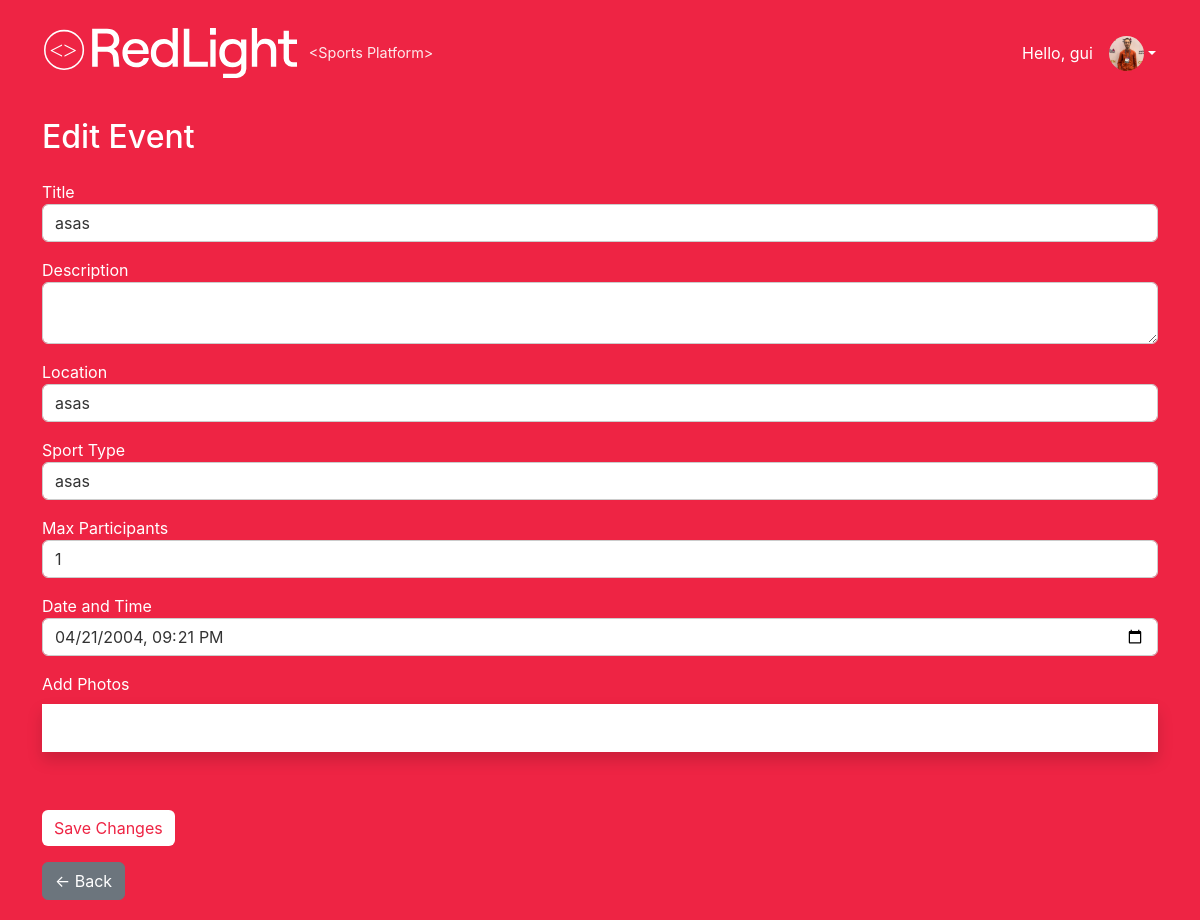
The app's page /events/1/edit (signed in) with its own data.
### app/models.py (models this page shows)
class User(UserMixin, db.Model):
    id = db.Column(db.Integer, primary_key = True)
    name = db.Column(db.String(100), nullable = False)
    email = db.Column(db.String(120), unique = True, nullable = False)
    password = db.Column(db.String(200), nullable = False)
    role = db.Column(Enum('participant', 'admin', name = 'user_roles'), default = "participant", nullable = False)
    age = db.Column(db.Integer, nullable = True)
    photo = db.Column(db.String(200), nullable = True) #path to Photo
    events_created = db.relationship('Event', backref='creator', lazy=True)
    events_joined = db.relationship('Event', secondary=event_participants, backref='participants')
    photo = db.Column(db.String(120), nullable=True)

class Event (db.Model):
    id = db.Column(db.Integer, primary_key = True)
    title = db.Column(db.String(100), nullable = False)
    description = db.Column(db.Text)
    location = db.Column(db.String(100), nullable = False)
    datetime = db.Column(db.DateTime, nullable = False)
    sport_type=db.Column(db.String(50), nullable = False)
    max_participants = db.Column(db.Integer, nullable = False)
    status = db.Column(Enum('planned','completed', 'cancelled', name = 'event_status'), default = 'planned', nullable = False)
    deleted = db.Column(db.Boolean, default = False)
    user_id = db.Column(db.Integer, db.ForeignKey('user.id'), nullable = False)
    photos = db.Column(db.Text)

### app/routes/events.py (the view, shortened to what this page needs)
@events_bp.route('/events/<int:event_id>/edit', methods=['GET', 'POST'])
@login_required
def edit_event(event_id):
    event = Event.query.get_or_404(event_id)
    if event.deleted:
        abort(404)
    if current_user != event.creator and current_user.role != 'admin':
        flash("You don't have permission to edit this event.")
        return redirect(url_for('events.event_detail', event_id=event.id))
    return render_template('edit_event.html', event=event)

### app/routes/auth.py (called while the page is built)
@login_manager.user_loader
def load_user(user_id):
    return User.query.get(int(user_id))

### app/templates/edit_event.html (shortened to what this page needs)
{% extends 'header.html' %}
{% block content %}
<h2 class="mb-4">Edit Event</h2>
<form method="POST" enctype="multipart/form-data">
    <div class="mb-3">
        <label for="title">Title</label>
        <input type="text" name="title" id="title" value="{{ event.title }}" class="form-control" required>
    </div>
    <div class="mb-3">
        <label for="description">Description</label>
        <textarea name="description" id="description" class="form-control">{{ event.description }}</textarea>
    </div>
    <div class="mb-3">
        <label for="location">Location</label>
        <input type="text" name="location" id="location" value="{{ event.location }}" class="form-control" required>
    </div>
    <div class="mb-3">
        <label for="sport_type">Sport Type</label>
        <input type="text" name="sport_type" id="sport_type" value="{{ event.sport_type }}" class="form-control" required>
    </div>
    <div class="mb-3">
        <label for="max_participants">Max Participants</label>
        <input type="number" name="max_participants" id="max_participants" value="{{ event.max_participants }}" class="form-control" required>
    </div>
    <div class="mb-3">
        <label for="datetime">Date and Time</label>
        <input type="datetime-local" name="datetime" id="datetime"
               value="{{ event.datetime.strftime('%Y-%m-%dT%H:%M') }}"
               class="form-control" required>
    </div>
    <div class="mb-4">
        <label for="photos" class="block text-sm font-medium text-gray-700 mb-2">Add Photos</label>
        <div class="flex items-start space-x-4">
            <div id="photo-dropzone"
                 class="flex items-center justify-center w-32 h-32 bg-white hover:bg-gray-100 text-gray-600 border-2 border-dashed border-gray-400 rounded-lg cursor-pointer transition duration-200 text-sm font-medium text-center shadow">
                <span>Add<br>Photos</span>
            </div>
        </div>
    </div>
    <button type="submit" class="btn redlight-btn">Save Changes</button>
</form>
<a href="{{ url_for('events.event_detail', event_id=event.id) }}" class="btn btn-secondary mt-3">← Back</a>
<link rel="stylesheet" href="https://cdn.jsdelivr.net/npm/swiper@9/swiper-bundle.min.css" />
{% endblock %}

### app/templates/header.html (shortened to what this page needs)
<!DOCTYPE html>
<html>
<head>
    <link href="https://cdn.jsdelivr.net/npm/bootstrap@5.3.0/dist/css/bootstrap.min.css" rel="stylesheet">
    <link href="{{ url_for('static', filename='styles.css') }}" rel="stylesheet">
</head>
<body>
    <nav class="navbar navbar-expand-lg transparent-header px-4">
        <div class="d-flex align-items-center gap-2">
            <a href="{{ url_for('main.home') }}">
                <img src="{{ url_for('static', filename='website/logos/logo.svg') }}" alt="Icon" class="header-icon">
            </a>
            <span class="platform-tag ms-1">&lt;Sports Platform&gt;</span>
        </div>
        {% if current_user.is_authenticated %}
        <div class="dropdown ms-auto">
            <a class="d-flex align-items-center text-white text-decoration-none dropdown-toggle user-link" href="#" id="dropdownUser" data-bs-toggle="dropdown" aria-expanded="false">
                <span class="me-2">Hello, {{ current_user.name }}</span>
                {% if current_user.photo %}
                    <img src="{{ url_for('static', filename='uploads/' + current_user.photo) }}" class="header-profile-img" alt="Profile">
                {% else %}
                    <div class="header-profile-img bg-white"></div>
                {% endif %}
            </a>
        </div>
        {% endif %}
    </nav>
    <div class="container">
        {% block content %}{% endblock %}
    </div>
</body>
</html>

### app/static/styles.css (style rules this page uses)
.header-profile-img { width: 35px; height: 35px; border-radius: 50%; object-fit: cover; margin-left: 8px; }
body { background-color: #ee2444; color: white; font-family: 'Inter', sans-serif; margin: 0; padding: 20px; }
h2, h4, label { color: white; }
a, .btn { color: white; text-decoration: none; }
.redlight-btn { background-color: white; color: #ee2444; border: none; margin-top: 10px; }
.form-control, .form-select { background-color: white; color: #333; border: 1px solid #ccc; }
.transparent-header { background-color: transparent !important; border-bottom: none; box-shadow: none; padding-bottom: 40px; }
.platform-tag { font-size: 0.9rem; color: white; vertical-align: super; opacity: 0.9; }
.header-icon { height: 50px; }

### records on screen
User: name "gui", photo (picture)
Event: title "asas", location "asas", sport_type "asas", max_participants "1", datetime "04/21/2004 21:21"
